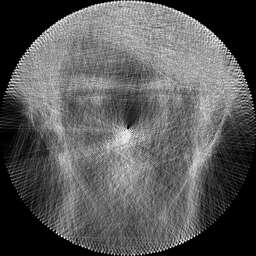
#> input picture vrellis_solution/out_example/preview.png, 256 x 256 px, shrunk from 1311 x 1311 before the run
$ python build_schema.py out_example/preview.png
#> lines starting #> are read from the running program, lines starting #| are printed output that depends on the picture; after the words box and inside, x2 and y2 are one past the last pixel; in counts of white or black regions, pixels touching at a corner belong together
### vrellis_solution/stringart_vrellis.py
"""
Жадный string art в духе Petros Vrellis / grvlbit/stringart.
Алгоритм: гвозди по окружности, на каждом шаге — хорда с максимальной
«темнотой» по целевому изображению, вычитание с остатка.
"""

from __future__ import annotations

import math
from pathlib import Path

import numpy as np
from PIL import Image, ImageEnhance, ImageFilter, ImageOps
from skimage.draw import line as draw_line


def load_grayscale_square(path: str | Path) -> np.ndarray:
    image = Image.open(path)
    if image.mode != "L":
        raise SystemExit("Нужно одноканальное изображение в оттенках серого: режим L.")
    if image.width != image.height:
        raise SystemExit("Нужно квадратное изображение.")
    return np.asarray(image, dtype=float) / 255.0


def preprocess_portrait(image: np.ndarray) -> np.ndarray:
    """Как в grvlbit/stringart: инверсия, контраст, усиление границ."""
    pil = Image.fromarray((image * 255).astype(np.uint8))
    pil = ImageOps.grayscale(pil)
    pil = ImageOps.invert(pil)
    pil = pil.filter(ImageFilter.EDGE_ENHANCE_MORE)
    pil = ImageEnhance.Contrast(pil).enhance(1.4)
    data = np.asarray(pil, dtype=float) / 255.0
    return np.clip(data, 0.0, 1.0)


def circle_mask(size: int) -> np.ndarray:
    center = (size - 1) / 2
    y, x = np.ogrid[:size, :size]
    return (x - center) ** 2 + (y - center) ** 2 <= center ** 2


def nail_positions_circle(n_nails: int, size: int) -> list[tuple[float, float]]:
    center = (size - 1) / 2
    radius = center
    thetas = np.linspace(0.0, 2.0 * np.pi, n_nails, endpoint=False)
    nails = []
    for theta in thetas:
        col = center + radius * np.cos(theta)
        row = center + radius * np.sin(theta)
        nails.append((col, row))
    return nails


def bresenham_pixels(
    x0: float,
    y0: float,
    x1: float,
    y1: float,
    size: int,
) -> tuple[np.ndarray, np.ndarray]:
    rows, cols = draw_line(
        int(round(y0)),
        int(round(x0)),
        int(round(y1)),
        int(round(x1)),
    )
    valid = (rows >= 0) & (rows < size) & (cols >= 0) & (cols < size)
    return rows[valid], cols[valid]


def build_path_cache(nails: list[tuple[float, float]], size: int, min_gap: int):
    n = len(nails)
    cache: list[list[tuple[np.ndarray, np.ndarray] | None]] = [
        [None] * n for _ in range(n)
    ]

    for i in range(n):
        for gap in range(min_gap, n // 2):
            j = (i + gap) % n
            x0, y0 = nails[i]
            x1, y1 = nails[j]
            rows, cols = bresenham_pixels(x0, y0, x1, y1, size)
            if rows.size > 0:
                cache[i][j] = (rows, cols)

    return cache


def choose_darkest_path(
    residual: np.ndarray,
    start_nail: int,
    path_cache,
    min_gap: int,
) -> tuple[int, np.ndarray, float]:
    n = len(path_cache)
    best_nail = start_nail
    best_mask = None
    best_score = -1.0

    for j in range(min_gap, n // 2):
        target = (start_nail + j) % n
        entry = path_cache[start_nail][target]
        if entry is None:
            continue

        rows, cols = entry
        score = float(residual[rows, cols].sum())

        if score > best_score:
            best_score = score
            best_nail = target
            mask = np.zeros_like(residual)
            mask[rows, cols] = 1.0
            best_mask = mask

    if best_mask is None:
        return start_nail, np.zeros_like(residual), 0.0

    return best_nail, best_mask, best_score


def generate_string_art(
    target: np.ndarray,
    n_nails: int = 240,
    max_iterations: int = 5000,
    line_weight: float = 0.08,
    min_nail_gap: int = 12,
    seed_nail: int = 0,
) -> tuple[list[tuple[int, int]], np.ndarray]:
    size = target.shape[0]
    target = target * circle_mask(size)
    residual = target.copy()
    nails = nail_positions_circle(n_nails, size)
    path_cache = build_path_cache(nails, size, min_nail_gap)

    segments: list[tuple[int, int]] = []
    current = seed_nail % n_nails

    for _ in range(max_iterations):
        next_nail, path_mask, score = choose_darkest_path(
            residual,
            current,
            path_cache,
            min_nail_gap,
        )

        if score <= 1e-6:
            break

        segments.append((current, next_nail))
        residual = np.clip(residual - line_weight * path_mask, 0.0, 1.0)
        current = next_nail

        if residual.sum() <= 1e-3:
            break

    return segments, residual


def draw_segments(
    segments: list[tuple[int, int]],
    nails: list[tuple[float, float]],
    size: int,
    render_size: int | None = None,
    line_weight: float = 1.0,
) -> np.ndarray:
    render_size = render_size or size
    scale = render_size / size
    canvas = np.zeros((render_size, render_size), dtype=float)
    center = (size - 1) / 2
    center_r = (render_size - 1) / 2

    for i, j in segments:
        x0, y0 = nails[i]
        x1, y1 = nails[j]
        rows, cols = bresenham_pixels(x0, y0, x1, y1, size)
        rr = np.rint(center_r + (rows - center) * scale).astype(int)
        cc = np.rint(center_r + (cols - center) * scale).astype(int)
        valid = (
            (rr >= 0)
            & (rr < render_size)
            & (cc >= 0)
            & (cc < render_size)
        )
        canvas[rr[valid], cc[valid]] += line_weight

    canvas *= circle_mask(render_size)
    return canvas


def save_preview_png(
    segments,
    nails,
    size: int,
    path: Path,
    preview_scale: float = 3.0,
    display_gain: float = 4.0,
):
    render_size = int(round(size * preview_scale))
    canvas = draw_segments(
        segments,
        nails,
        size,
        render_size=render_size,
        line_weight=1.0,
    )
    canvas = np.clip(canvas * display_gain, 0.0, None)
    positive = canvas[canvas > 0]
    limit = np.quantile(positive, 0.99) if positive.size else canvas.max()
    image = np.clip(canvas, 0, limit if limit > 0 else 1)
    if image.max() > 0:
        image /= image.max()
    Image.fromarray((image * 255).astype(np.uint8)).save(path)


def save_preview_svg(
    segments,
    nails,
    size: int,
    path: Path,
    preview_scale: float = 3.0,
    stroke_opacity: float = 0.45,
):
    render_size = int(round(size * preview_scale))
    scale = render_size / size
    center = (size - 1) / 2
    center_r = (render_size - 1) / 2

    lines_svg = []
    for i, j in segments:
        x0 = center_r + (nails[i][0] - center) * scale
        y0 = center_r + (nails[i][1] - center) * scale
        x1 = center_r + (nails[j][0] - center) * scale
        y1 = center_r + (nails[j][1] - center) * scale
        lines_svg.append(
            f'  <line x1="{x0:.2f}" y1="{y0:.2f}" x2="{x1:.2f}" y2="{y1:.2f}" '
            f'stroke="#ffffff" stroke-width="0.35" stroke-opacity="{stroke_opacity}" '
            f'stroke-linecap="round"/>'
        )

    svg = (
        '<?xml version="1.0" encoding="UTF-8"?>\n'
        f'<svg xmlns="http://www.w3.org/2000/svg" width="{render_size}" height="{render_size}" '
        f'viewBox="0 0 {render_size} {render_size}">\n'
        f'  <rect width="100%" height="100%" fill="#000000"/>\n'
        f'  <clipPath id="clip"><circle cx="{center_r:.2f}" cy="{center_r:.2f}" r="{center_r:.2f}"/></clipPath>\n'
        f'  <g clip-path="url(#clip)">\n'
        + "\n".join(lines_svg)
        + "\n  </g>\n</svg>\n"
    )
    Path(path).write_text(svg, encoding="utf-8")


def save_schema_csv(segments: list[tuple[int, int]], path: Path):
    import csv

    with path.open("w", newline="", encoding="utf-8") as file:
        writer = csv.writer(file)
        writer.writerow(["nail_a", "nail_b"])
        writer.writerows(segments)

### vrellis_solution/build_schema.py
from pathlib import Path
import argparse
import json

from stringart_vrellis import (
    generate_string_art,
    load_grayscale_square,
    nail_positions_circle,
    preprocess_portrait,
    save_preview_png,
    save_preview_svg,
    save_schema_csv,
)


def main():
    parser = argparse.ArgumentParser(
        description="String art (Vrellis / grvlbit greedy на гвоздях)."
    )
    parser.add_argument("image", help="квадратное изображение L")
    parser.add_argument("--nails", type=int, default=240, help="число гвоздей")
    parser.add_argument("--lines", type=int, default=5000, help="макс. итераций (нитей)")
    parser.add_argument("--weight", type=float, default=0.08, help="вклад одной нити")
    parser.add_argument("--min-gap", type=int, default=12, help="мин. шаг по дуге")
    parser.add_argument("--seed-nail", type=int, default=0, help="стартовый гвоздь")
    parser.add_argument("--out", default="out", help="папка результата")
    args = parser.parse_args()

    output_dir = Path(args.out)
    output_dir.mkdir(parents=True, exist_ok=True)

    image = load_grayscale_square(args.image)
#> in load_grayscale_square, image is the input picture: PIL image 256x256 L; min 0, max 30, mean 10.5
    target = preprocess_portrait(image)
#> in preprocess_portrait, `pil = ImageOps.invert(pil)`:
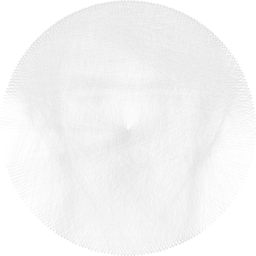
#> pil: PIL image 256x256 L; min 225, max 255, mean 244.5
#> in preprocess_portrait, `pil = pil.filter(ImageFilter.EDGE_ENHANCE_MORE)`:
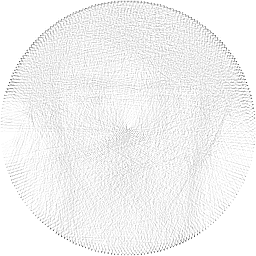
#> pil: PIL image 256x256 L; min 59, max 255, mean 242.3

    print(
        f"Генерация: {args.nails} гвоздей, до {args.lines} нитей, weight={args.weight}...",
        flush=True,
    )
    segments, residual = generate_string_art(
        target,
        n_nails=args.nails,
        max_iterations=args.lines,
        line_weight=args.weight,
        min_nail_gap=args.min_gap,
        seed_nail=args.seed_nail,
    )
#> in generate_string_art, `target = target * circle_mask(size)`:
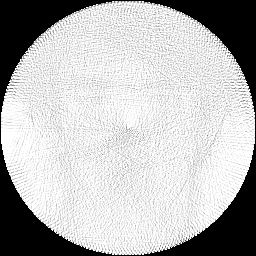
#> target: shape (256, 256) float64; min 0, max 1, mean 0.72
#> the loop in generate_string_art, `for _ in range(max_iterations):` made 5000 passes
#> (next_nail, score, current) on passes 2 to 4: (234, 235.5, 234), (112, 232.7, 112), (229, 229.6, 229)
#> pass 1, in generate_string_art, `next_nail, path_mask, score = choose_darkest_path( residual, current, ..`:
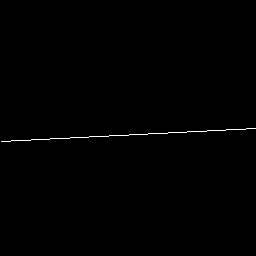
#> path_mask: shape (256, 256) float64; values 0 (black) and 1 (white), 0.39% white in thin lines or dots, all inside (x1, y1, x2, y2) = (1, 128, 256, 142)
#> pass 2, in generate_string_art, `next_nail, path_mask, score = choose_darkest_path( residual, current, ..`:
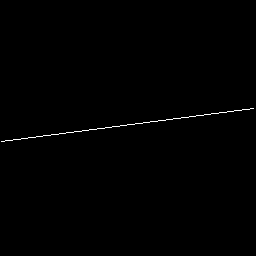
#> path_mask: shape (256, 256) float64; values 0 (black) and 1 (white), 0.39% white in thin lines or dots, all inside (x1, y1, x2, y2) = (1, 108, 254, 142)
#> after the loop in generate_string_art, `for _ in range(max_iterations):`: segments = 5000 pairs, first value 0 to 239, second value 0 to 239

    size = image.shape[0]
#> size = 256
    nails = nail_positions_circle(args.nails, size)

    save_schema_csv(segments, output_dir / "schema.csv")
    save_preview_png(segments, nails, size, output_dir / "preview.png", preview_scale=3.0)
#> the loop in draw_segments, `for i, j in segments:` made 5000 passes
#> (i, j, x0, y0, x1, y1) on passes 2 to 4: (116, 234, 0.698, 140.8, 253.4, 107.6), (234, 112, 253.4, 107.6, 2.79, 154), (112, 229, 2.79, 154, 249.7, 91.29)
#> in draw_segments, `canvas *= circle_mask(render_size)`: canvas: shape (768, 768) float64; min 0, max 70, mean 1.5
#> in save_preview_png, `image /= image.max()`: image: shape (768, 768) float64; min 0, max 1, mean 0.0505
    save_preview_svg(segments, nails, size, output_dir / "preview.svg", preview_scale=3.0)
#> the loop in save_preview_svg, `for i, j in segments:` made 5000 passes
#> (i, j) on passes 2 to 4: (116, 234), (234, 112), (112, 229)

    rmse = float((residual ** 2).mean() ** 0.5)

    metadata = {
        "image_size": size,
        "nail_count": args.nails,
        "thread_count": len(segments),
        "line_weight": args.weight,
        "min_nail_gap": args.min_gap,
        "residual_rmse": rmse,
        "algorithm": "vrellis_greedy",
        "reference": "https://github.com/grvlbit/stringart (Petros Vrellis)",
    }
    (output_dir / "metadata.json").write_text(
        json.dumps(metadata, indent=2), encoding="utf-8"
    )

    hr = size * 3
    print(f"Готово: {output_dir / 'schema.csv'}")
    print(f"Нитей: {len(segments)}")
#| Нитей: 5000
    print(f"Остаток RMSE: {rmse:.4f}")
#| Остаток RMSE: 0.0095
    print(f"PNG: {output_dir / 'preview.png'} ({hr}×{hr})")
#| PNG: out/preview.png (768×768)
    print(f"SVG: {output_dir / 'preview.svg'}")


if __name__ == "__main__":
    main()
